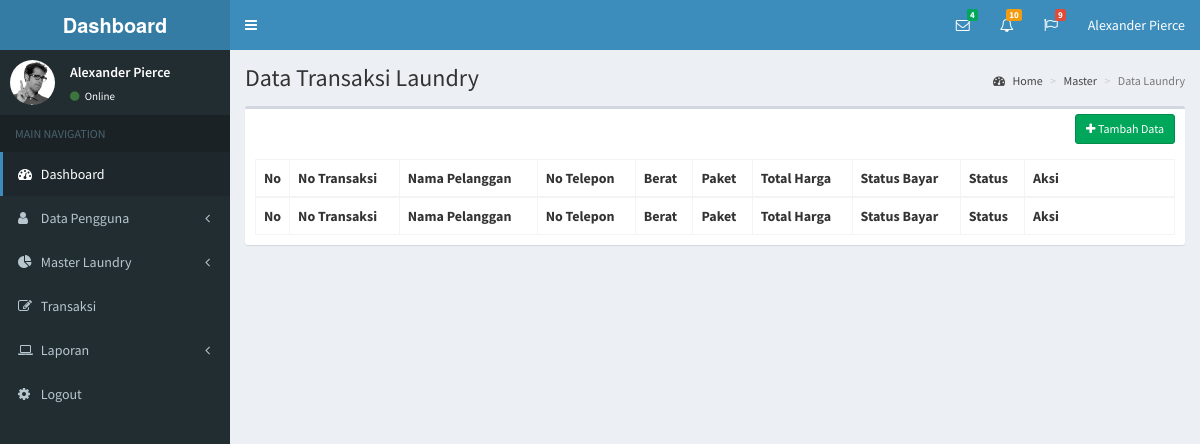
Page /transaksi on the earlier database version.
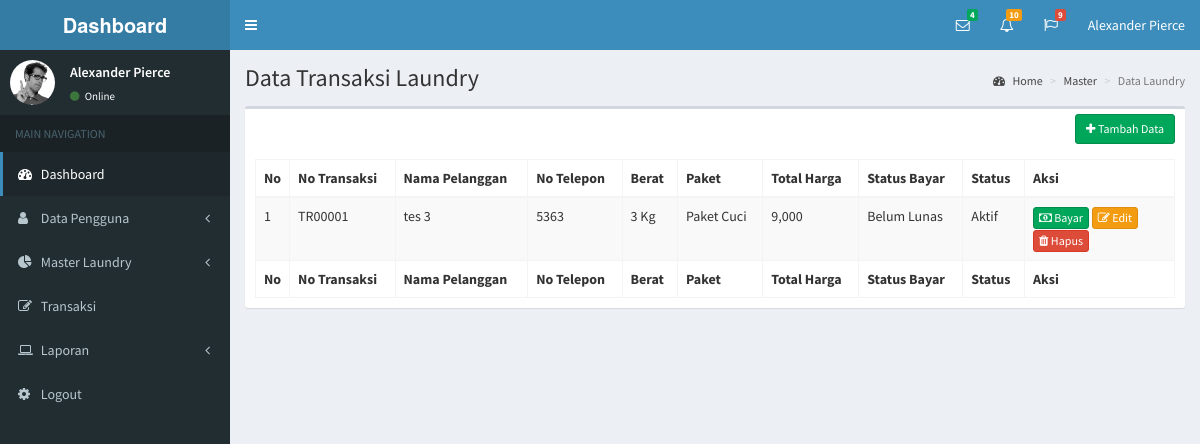
Same page on the later database version.
### tables this page shows
CREATE TABLE `tb_transaksi` (
  `id_transaksi` int(11) NOT NULL,
  `id_pelanggan` int(11) NOT NULL,
  `id_jenis_laundry` int(11) NOT NULL,
  `no_transaksi` varchar(10) NOT NULL,
  `harga_paket` int(7) NOT NULL,
  `berat_barang` int(3) NOT NULL,
  `total_harga` int(7) NOT NULL,
  `tgl_transaksi` date NOT NULL,
  `status_transaksi` varchar(25) NOT NULL,
  `status_bayar` varchar(25) NOT NULL,
  `catatan_pelanggan` text NOT NULL,
  `deleted` int(1) NOT NULL
);

CREATE TABLE `tb_pelanggan` (
  `id_pelanggan` int(11) NOT NULL,
  `nama_pelanggan` varchar(50) NOT NULL,
  `email_pelanggan` varchar(50) NOT NULL,
  `password_pelanggan` text NOT NULL,
  `no_telepon_pelanggan` varchar(13) NOT NULL,
  `alamat_pelanggan` text NOT NULL,
  `deleted` int(11) NOT NULL
);

CREATE TABLE `tb_jenis_laundry` (
  `id_jenis_laundry` int(11) NOT NULL,
  `nama_jenis_laundry` varchar(50) NOT NULL,
  `harga_jenis_laundry` varchar(6) NOT NULL,
  `deskripsi_jenis_laundry` text NOT NULL,
  `deleted` int(11) NOT NULL
);

### application/controllers/Dashboard_controller.php (called while the page is built, shortened)
<?php defined('BASEPATH')OR exit('No dirrect access allowed');
    class Dashboard_controller extends CI_Controller{
        public function __construct(){
            $this->load->model('Dashboard_model');
        }
        public function transaksi_laundry(){
            $data['listtransaksi'] = $this->Dashboard_model->get_data_transaksi();
            $this->load->view('header/index-header-dashboard');
            $this->load->view('transaksi/index-data-transaksi',$data);
        }
    }
?>

### index.php (called while the page is built, shortened)
<?php
require_once BASEPATH.'core/CodeIgniter.php';

### application/models/Dashboard_model.php (called while the page is built, shortened)
<?php
    class Dashboard_model extends CI_Model{
        public function get_data_transaksi(){
            return $this->db->where('a.deleted',0)
                            ->select('a.*,b.*,c.*')
                            ->from('tb_transaksi a')
                            ->join('tb_pelanggan b','a.id_pelanggan = b.id_pelanggan','left')
                            ->join('tb_jenis_laundry c','a.id_jenis_laundry = c.id_jenis_laundry','left')
                            ->order_by('a.id_transaksi','DESC')
                            ->get()->result();
        }
    }
?>

### application/views/transaksi/index-data-transaksi.php (the view, shortened to what the changed rows need)
<!DOCTYPE html>
<html>
  <head>
    <link rel="stylesheet" href="<?php echo base_url();?>assets/bootstrap/css/bootstrap.min.css">
    <link rel="stylesheet" href="https://maxcdn.bootstrapcdn.com/font-awesome/4.4.0/css/font-awesome.min.css">
    <link rel="stylesheet" href="https://code.ionicframework.com/ionicons/2.0.1/css/ionicons.min.css">
    <link rel="stylesheet" href="<?php echo base_url();?>assets/plugins/datatables/dataTables.bootstrap.css">
    <link rel="stylesheet" href="<?php echo base_url();?>assets/dist/css/AdminLTE.min.css">
    <link rel="stylesheet" href="<?php echo base_url();?>assets/dist/css/skins/_all-skins.min.css">
  </head>
  <body class="hold-transition skin-blue sidebar-mini">
    <div class="wrapper">
      <div class="content-wrapper">
        <section class="content-header">
          <h1>
            Data Transaksi Laundry
          </h1>
        </section>
        <section class="content">
          <div class="row">
            <div class="col-xs-12">
              <div class="box">
                <div class="box-body">
                  <table id="example1" class="table table-bordered table-striped">
                    <thead>
                      <tr>
                        <th width="10px">No</th>
                        <th>No Transaksi</th>
                        <th>Nama Pelanggan</th>
                        <th>No Telepon</th>
                        <th>Berat</th>
                        <th>Paket</th>
                        <th>Total Harga</th>
                        <th>Status Bayar</th>
                        <th>Status</th>
                        <th width="150px">Aksi</th>
                      </tr>
                    </thead>
                    <tbody>
                      <?php
                        $no=1;
                        foreach($listtransaksi as $transaksi) {
                      ?>
                        <tr>
                          <td><?php echo $no++;?></td>
                          <td><?php echo $transaksi->no_transaksi;?></td>
                          <td><?php echo $transaksi->nama_pelanggan;?></td>
                          <td><?php echo $transaksi->no_telepon_pelanggan;?></td>
                          <td><?php echo $transaksi->berat_barang;?> Kg</td>
                          <td><?php echo $transaksi->nama_jenis_laundry;?></td>
                          <td><?php echo number_format($transaksi->total_harga);?></td>
                          <td><?php echo $transaksi->status_bayar;?></td>
                          <td><?php echo $transaksi->status_transaksi;?></td>
                          <td>
                          <a class="btn btn-xs btn-success" href="<?php echo base_url('frombayartransaksi/'.$transaksi->id_transaksi);?>"><i class="fa fa-money"></i> Bayar</a>
                            <a class="btn btn-xs btn-warning" href="<?php echo base_url('formeditjenislaundry/'.$transaksi->id_transaksi);?>"><i class="fa fa-edit"></i> Edit</a>
                            <a class="btn btn-xs btn-danger" data-toggle="modal" data-target="#modalhapus_<?php echo $transaksi->id_transaksi;?>"><i class="fa fa-trash"></i> Hapus</a>
                          </td>
                        </tr>
                      <?php } ?>
                    </tbody>
                    <tfoot>
                      <tr>
                        <th width="10px">No</th>
                        <th>No Transaksi</th>
                        <th>Nama Pelanggan</th>
                        <th>No Telepon</th>
                        <th>Berat</th>
                        <th>Paket</th>
                        <th>Total Harga</th>
                        <th>Status Bayar</th>
                        <th>Status</th>
                        <th width="90px">Aksi</th>
                      </tr>
                    </tfoot>
                  </table>
                </div>
              </div>
            </div>
          </div>
        </section>
      </div>
    </div>
  </body>
</html>

Differences in the rows shown:
added tb_transaksi: no_transaksi "TR00001", id_pelanggan.nama_pelanggan "tes 3", id_pelanggan.no_telepon_pelanggan "5363", berat_barang "3", id_jenis_laundry.nama_jenis_laundry "Paket Cuci", total_harga "9,000", status_bayar "Belum Lunas", status_transaksi "Aktif"
